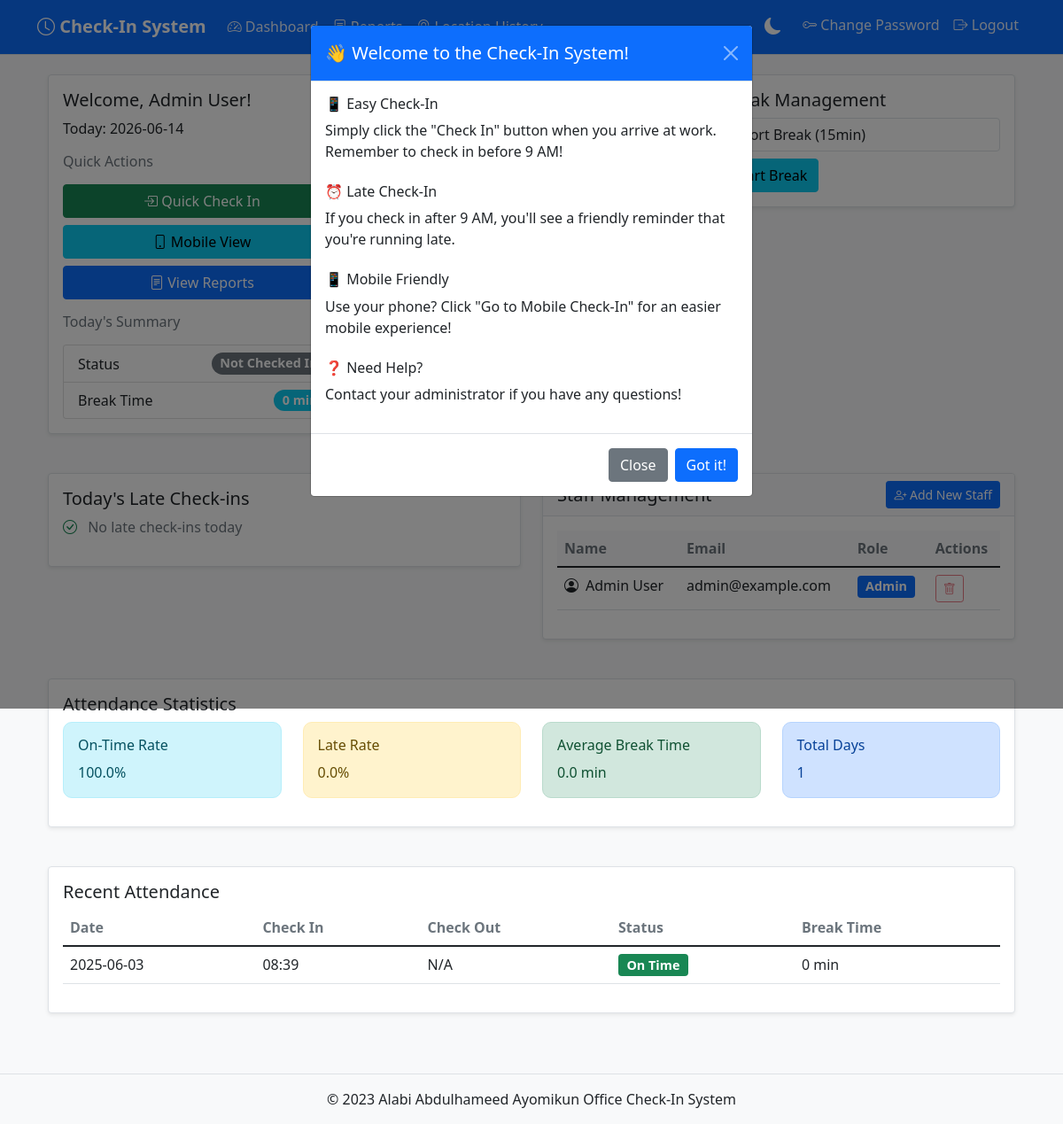
Before: /dashboard (signed in) with the older database file.
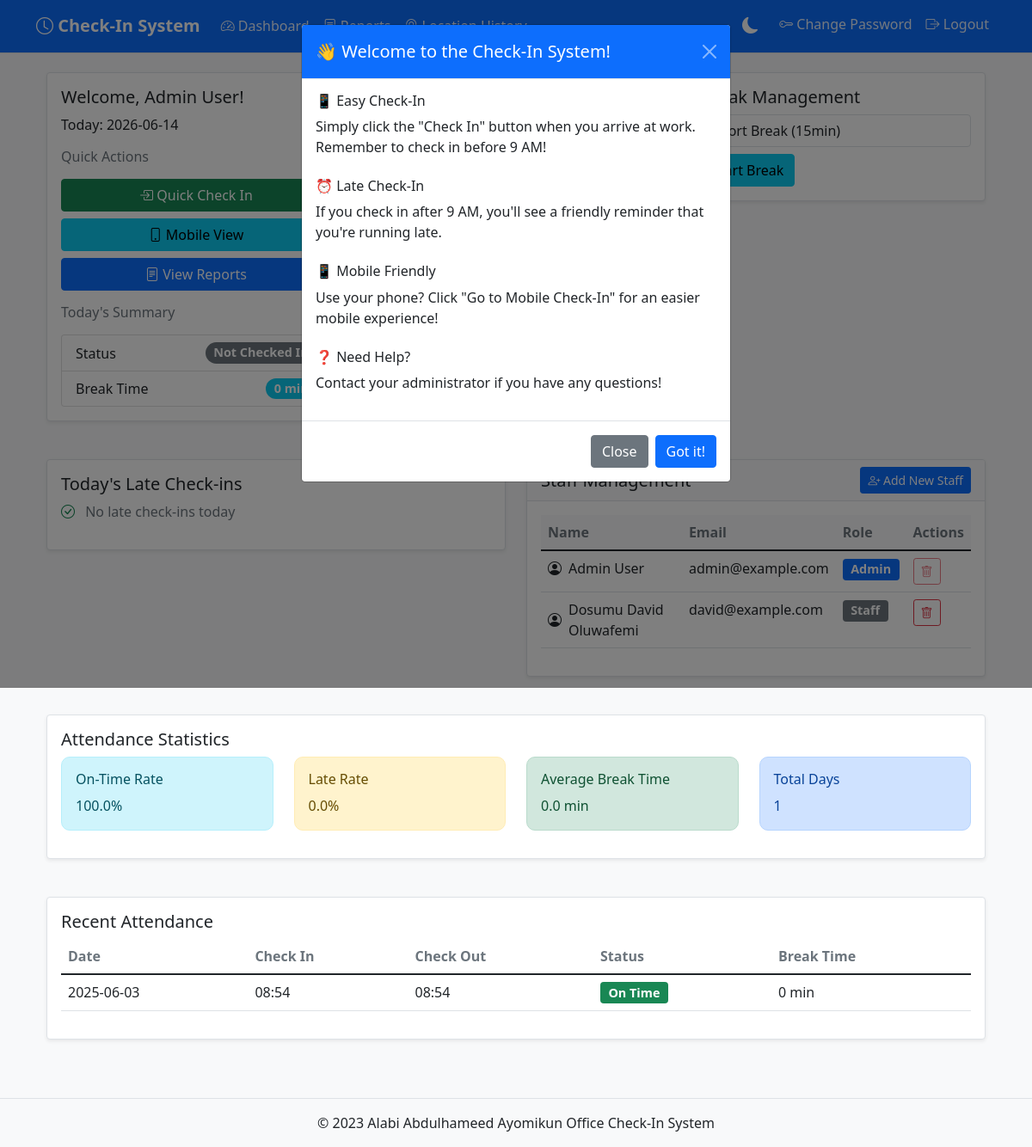
After: the same page with the newer database file.
### tables this page shows
CREATE TABLE staff (
            id INTEGER PRIMARY KEY AUTOINCREMENT,
            name TEXT NOT NULL,
            email TEXT UNIQUE NOT NULL,
            password TEXT NOT NULL,
            role TEXT NOT NULL,
            created_at TIMESTAMP DEFAULT CURRENT_TIMESTAMP
        );

CREATE TABLE check_in_logs (
            id INTEGER PRIMARY KEY AUTOINCREMENT,
            staff_id INTEGER NOT NULL,
            check_in_time TIMESTAMP,
            check_out_time TIMESTAMP,
            date TEXT NOT NULL,
            is_late BOOLEAN DEFAULT FALSE,
            late_reason TEXT,
            total_break_time INTEGER DEFAULT 0,
            FOREIGN KEY (staff_id) REFERENCES staff (id)
        );

### app.py (the view, shortened to what this page needs)
@app.route('/dashboard')
def dashboard():
    if 'user_id' not in session:
        return redirect(url_for('login'))
    user_id = session['user_id']
    user_name = session['user_name']
    user_role = session['user_role']
    conn = get_db()
    cursor = conn.cursor()
    today = datetime.now().strftime('%Y-%m-%d')
    cursor.execute('SELECT id, check_in_time, check_out_time, is_late, total_break_time FROM check_in_logs WHERE staff_id = ? AND date = ?',
                  (user_id, today))
    log = cursor.fetchone()
    cursor.execute('''
        SELECT
            date,
            check_in_time,
            check_out_time,
            is_late,
            total_break_time
        FROM check_in_logs
        WHERE staff_id = ?
        ORDER BY date DESC
        LIMIT 5
    ''', (user_id,))
    recent_logs = cursor.fetchall()
    total_days = len(recent_logs)
    on_time_days = sum(1 for log in recent_logs if not log[3])  # not late
    late_days = sum(1 for log in recent_logs if log[3])  # late
    avg_break_time = sum(log[4] or 0 for log in recent_logs) / total_days if total_days > 0 else 0
    active_break = None
    staff_list = []
    late_check_ins = []
    if user_role == 'admin':
        cursor.execute('SELECT id, name, email, role FROM staff')
        staff_list = cursor.fetchall()
        cursor.execute('''
            SELECT s.name, l.check_in_time
            FROM check_in_logs l
            JOIN staff s ON l.staff_id = s.id
            WHERE l.date = ? AND l.is_late = 1
            ORDER BY l.check_in_time DESC
        ''', (today,))
        late_check_ins = cursor.fetchall()
    conn.close()
    attendance_stats = {
        'on_time_percentage': (on_time_days / total_days * 100) if total_days > 0 else 0,
        'late_percentage': (late_days / total_days * 100) if total_days > 0 else 0,
        'avg_break_time': round(avg_break_time, 1),
        'total_days': total_days,
        'on_time_days': on_time_days,
        'late_days': late_days
    }
    return render_template('dashboard.html',
                         user_name=user_name,
                         user_role=user_role,
                         log=log,
                         today=today,
                         staff_list=staff_list,
                         is_late=log[3] if log else False,
                         late_check_ins=late_check_ins,
                         active_break=active_break,
                         attendance_stats=attendance_stats,
                         recent_logs=recent_logs)

### app.py (called while the page is built)
def convert_datetime(val):
    try:
        return datetime.fromisoformat(val.decode())
    except (AttributeError, ValueError):
        return None

def get_db():
    if not hasattr(g, 'sqlite_db'):
        try:
            g.sqlite_db = sqlite3.connect(
                app.config['DATABASE_PATH'],
                detect_types=sqlite3.PARSE_DECLTYPES | sqlite3.PARSE_COLNAMES,
            )
            g.sqlite_db.row_factory = sqlite3.Row
        except sqlite3.Error as e:
            print(f"Database connection error: {str(e)}")
            raise
    return g.sqlite_db

@app.after_request
def add_cache_headers(response):
    try:
        if request.path.startswith('/static'):
            response.headers['Cache-Control'] = 'public, max-age=3600'
        return response
    except Exception as e:
        print(f"Error adding cache headers: {str(e)}")
        return response

### templates/dashboard.html (shortened to what the changed rows need)
{% extends 'base.html' %}
{% block content %}
<div class="container mt-4">
    <div class="row">
        <div class="col-md-4">
            <div class="card">
                <div class="card-body">
                    <h5 class="card-title">Welcome, {{ user_name }}!</h5>
                    <p class="card-text">Today: {{ today }}</p>
                    <div class="quick-actions mb-3">
                        <h6 class="text-muted mb-3">Quick Actions</h6>
                        <div class="d-grid gap-2">
                        </div>
                    </div>
                    <div class="today-summary">
                        <h6 class="text-muted mb-3">Today's Summary</h6>
                        <div class="list-group">
                        </div>
                    </div>
                </div>
            </div>
        </div>
    </div>
    {% if user_role == 'admin' %}
    <div class="row mt-4">
        <div class="col-md-6">
            <div class="card">
                <div class="card-body">
                    <div class="table-responsive">
                        <table class="table table-hover">
                            <thead class="table-light">
                                <tr>
                                    <th>Name</th>
                                    <th>Email</th>
                                    <th>Role</th>
                                    <th>Actions</th>
                                </tr>
                            </thead>
                            <tbody>
                                {% for staff in staff_list %}
                                <tr>
                                    <td>
                                        <div class="d-flex align-items-center">
                                            <i class="bi bi-person-circle me-2"></i>
                                            {{ staff.name }}
                                        </div>
                                    </td>
                                    <td>{{ staff.email }}</td>
                                    <td>
                                        <span class="badge bg-{{ 'primary' if staff.role == 'admin' else 'secondary' }}">
                                            {{ staff.role|title }}
                                        </span>
                                    </td>
                                    <td>
                                        <div class="btn-group">
                                            <form method="post" action="{{ url_for('delete_staff', staff_id=staff.id) }}" class="d-inline">
                                                <button type="submit" class="btn btn-outline-danger btn-sm"
                                                        onclick="return confirm('Are you sure you want to delete {{ staff.name }}?')"
                                                        {{ 'disabled' if staff.id == session.user_id }}>
                                                    <i class="bi bi-trash"></i>
                                                </button>
                                            </form>
                                        </div>
                                    </td>
                                </tr>
                                {% endfor %}
                            </tbody>
                        </table>
                    </div>
                </div>
            </div>
        </div>
    </div>
    {% endif %}
    <div class="row mt-4">
        <div class="col-md-12">
            <div class="card">
                <div class="card-body">
                    <div class="table-responsive">
                        <table class="table">
                            <thead>
                                <tr>
                                    <th>Date</th>
                                    <th>Check In</th>
                                    <th>Check Out</th>
                                    <th>Status</th>
                                    <th>Break Time</th>
                                </tr>
                            </thead>
                            <tbody>
                                {% for log in recent_logs %}
                                <tr>
                                    <td>{{ log.date }}</td>
                                    <td>{{ log.check_in_time.strftime('%H:%M') if log.check_in_time else 'N/A' }}</td>
                                    <td>{{ log.check_out_time.strftime('%H:%M') if log.check_out_time else 'N/A' }}</td>
                                    <td>
                                        {% if log.is_late %}
                                            <span class="badge bg-warning">Late</span>
                                        {% else %}
                                            <span class="badge bg-success">On Time</span>
                                        {% endif %}
                                    </td>
                                    <td>{{ log.total_break_time or 0 }} min</td>
                                </tr>
                                {% endfor %}
                            </tbody>
                        </table>
                    </div>
                </div>
            </div>
        </div>
    </div>
</div>
{% endblock %}

Changed rows visible on the page:
added staff: name "Dosumu David Oluwafemi", email "david@example.com", role "Staff"
changed check_in_logs: check_in_time "08:39" → "08:54"; check_out_time "N/A" → "08:54"
